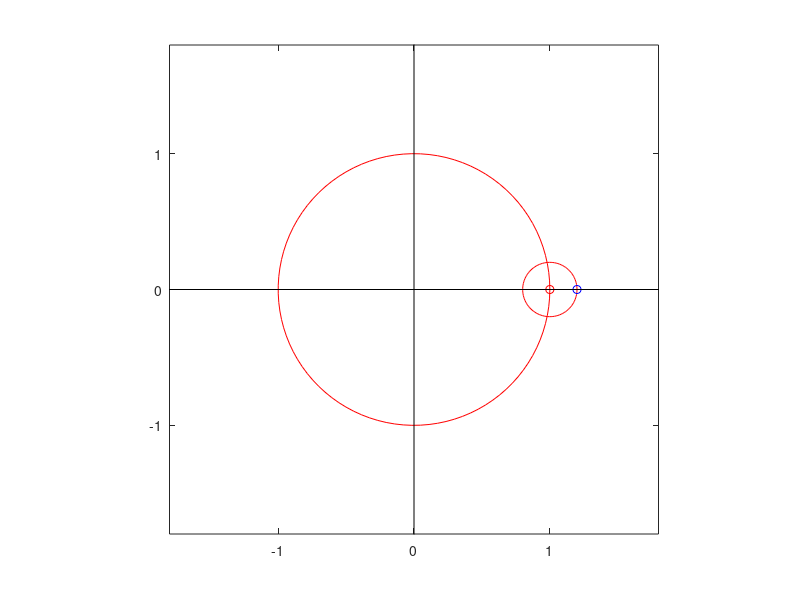

Write the MATLAB code that produced this figure.
%Script by Ron Dias for Engg 10
%Question 7 The question was confusing in it wording. I made what I thought
%it asked for.
%% Clear Previous Data such as variables and command window
clear;clc;
%% Sets Variable
Nt=100;
xmin=.1;
xmax=.9;
T=1;
R=1;
r=.2;
t=linspace(0,1,Nt);
x=zeros(1,Nt);
y=zeros(1,Nt);
xn=zeros(1,Nt);
yn=zeros(1,Nt);
for it=1:Nt
    x(it)=R*cos(2*pi*t(it)/T);
    y(it)=R*sin(2*pi*t(it)/T);
   for it2=1:Nt
        xn(1,it2,it)=x(it)+r*cos(2*pi*t(it2)/T);
        yn(1,it2,it)=y(it)+r*sin(2*pi*t(it2)/T);
    end 
end

%% Display
for it=1:Nt
    line([-R R],[0 0]);
   plot(x(1:it),y(1:it),'r', ... %Curve
       xn(1,1:Nt,it),yn(1,1:Nt,it),'r', ... %Curve
   x(it),y(it),'ro', ... %Point
   xn(1,it,it),yn(1,it,it),'bo', ... %Point
 10*[-R R],[0 0],'k', ... %X Axis  
 [0 0],10*[-R R],'k', ... %Y Axis
 [0 x(it)],[0 y(it)],'k' ... %Radius
);
    axis(1.2*R*[-1.5,1.5,-1.5,1.5]);
    axis square;
   drawnow;
end
disp('===============================================');